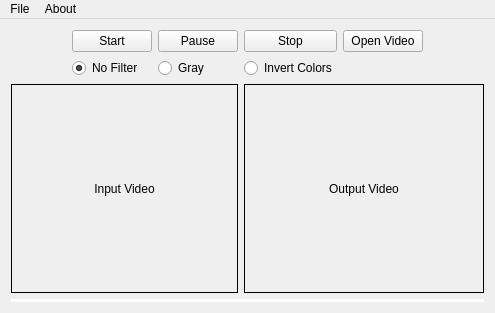
<?xml version="1.0" encoding="UTF-8"?>
<ui version="4.0">
 <class>MainWindow</class>
 <widget class="QMainWindow" name="MainWindow">
  <property name="geometry">
   <rect>
    <x>0</x>
    <y>0</y>
    <width>495</width>
    <height>313</height>
   </rect>
  </property>
  <property name="windowTitle">
   <string>Zakaria Chahboun : OpenCv with QThread</string>
  </property>
  <widget class="QWidget" name="centralWidget">
   <layout class="QGridLayout" name="gridLayout">
    <item row="0" column="1">
     <widget class="QPushButton" name="startVideo">
      <property name="text">
       <string>Start</string>
      </property>
     </widget>
    </item>
    <item row="0" column="5">
     <spacer name="horizontalSpacer">
      <property name="orientation">
       <enum>Qt::Horizontal</enum>
      </property>
      <property name="sizeHint" stdset="0">
       <size>
        <width>40</width>
        <height>20</height>
       </size>
      </property>
     </spacer>
    </item>
    <item row="0" column="0">
     <spacer name="horizontalSpacer_2">
      <property name="orientation">
       <enum>Qt::Horizontal</enum>
      </property>
      <property name="sizeHint" stdset="0">
       <size>
        <width>40</width>
        <height>20</height>
       </size>
      </property>
     </spacer>
    </item>
    <item row="4" column="3" colspan="3">
     <widget class="QLabel" name="outputVideo">
      <property name="frameShape">
       <enum>QFrame::Box</enum>
      </property>
      <property name="text">
       <string>Output Video</string>
      </property>
      <property name="scaledContents">
       <bool>false</bool>
      </property>
      <property name="alignment">
       <set>Qt::AlignCenter</set>
      </property>
     </widget>
    </item>
    <item row="5" column="0" colspan="6">
     <widget class="QProgressBar" name="progressBar">
      <property name="styleSheet">
       <string notr="true">QProgressBar {
      border-radius: 8px;
    text-align: right;
	max-height:3px;
  }

  QProgressBar::chunk {
      background-color: rgb(255, 41, 116);
  }</string>
      </property>
      <property name="value">
       <number>0</number>
      </property>
      <property name="textVisible">
       <bool>false</bool>
      </property>
     </widget>
    </item>
    <item row="0" column="3">
     <widget class="QPushButton" name="stopVideo">
      <property name="text">
       <string>Stop</string>
      </property>
     </widget>
    </item>
    <item row="0" column="4">
     <widget class="QPushButton" name="fileNameVideo">
      <property name="text">
       <string>Open Video</string>
      </property>
     </widget>
    </item>
    <item row="0" column="2">
     <widget class="QPushButton" name="pauseVideo">
      <property name="text">
       <string>Pause</string>
      </property>
     </widget>
    </item>
    <item row="4" column="0" colspan="3">
     <widget class="QLabel" name="inputVideo">
      <property name="frameShape">
       <enum>QFrame::Box</enum>
      </property>
      <property name="text">
       <string>Input Video</string>
      </property>
      <property name="scaledContents">
       <bool>false</bool>
      </property>
      <property name="alignment">
       <set>Qt::AlignCenter</set>
      </property>
     </widget>
    </item>
    <item row="1" column="3">
     <widget class="QRadioButton" name="RadioFilter_Invert">
      <property name="text">
       <string>Invert Colors</string>
      </property>
      <attribute name="buttonGroup">
       <string notr="true">buttonGroup</string>
      </attribute>
     </widget>
    </item>
    <item row="1" column="2">
     <widget class="QRadioButton" name="RadioFilter_Gray">
      <property name="text">
       <string>Gray</string>
      </property>
      <attribute name="buttonGroup">
       <string notr="true">buttonGroup</string>
      </attribute>
     </widget>
    </item>
    <item row="1" column="1">
     <widget class="QRadioButton" name="RadioFilter_No">
      <property name="text">
       <string>No Filter</string>
      </property>
      <property name="checked">
       <bool>true</bool>
      </property>
      <attribute name="buttonGroup">
       <string notr="true">buttonGroup</string>
      </attribute>
     </widget>
    </item>
   </layout>
  </widget>
  <widget class="QMenuBar" name="menuBar">
   <property name="geometry">
    <rect>
     <x>0</x>
     <y>0</y>
     <width>495</width>
     <height>20</height>
    </rect>
   </property>
   <widget class="QMenu" name="menuFile">
    <property name="title">
     <string>File</string>
    </property>
    <addaction name="actionOpen_Image_Video"/>
    <addaction name="actionExit"/>
   </widget>
   <widget class="QMenu" name="menuAbout">
    <property name="title">
     <string>About</string>
    </property>
    <addaction name="actionCreator"/>
   </widget>
   <addaction name="menuFile"/>
   <addaction name="menuAbout"/>
  </widget>
  <action name="actionOpen_Image_Video">
   <property name="text">
    <string>Open Image/Video</string>
   </property>
  </action>
  <action name="actionExit">
   <property name="text">
    <string>Exit</string>
   </property>
  </action>
  <action name="actionCreator">
   <property name="text">
    <string>Creator</string>
   </property>
  </action>
 </widget>
 <layoutdefault spacing="6" margin="11"/>
 <resources/>
 <connections>
  <connection>
   <sender>actionExit</sender>
   <signal>triggered()</signal>
   <receiver>MainWindow</receiver>
   <slot>close()</slot>
   <hints>
    <hint type="sourcelabel">
     <x>-1</x>
     <y>-1</y>
    </hint>
    <hint type="destinationlabel">
     <x>247</x>
     <y>156</y>
    </hint>
   </hints>
  </connection>
 </connections>
 <buttongroups>
  <buttongroup name="buttonGroup"/>
 </buttongroups>
</ui>
